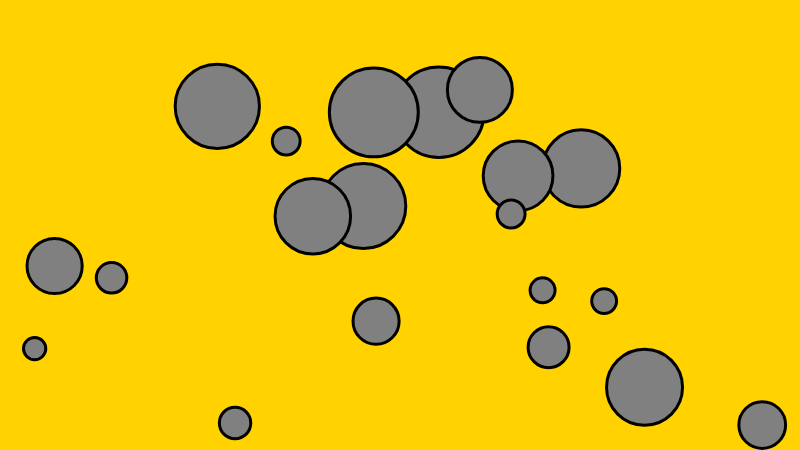
Frame 1 (no input)
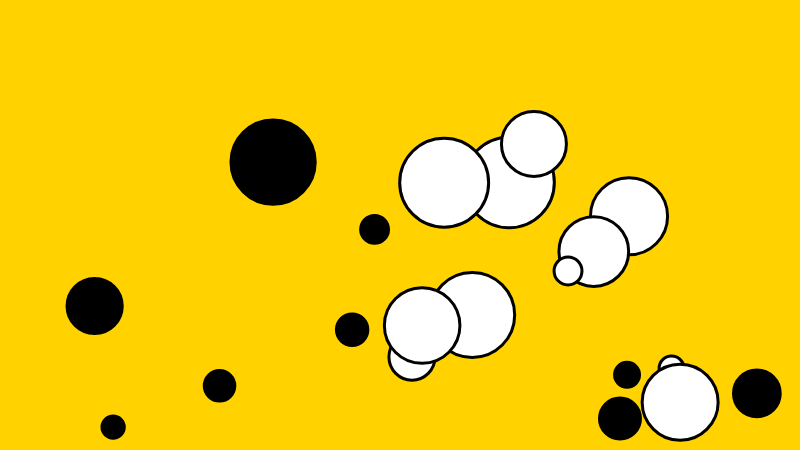
Frame 60 (no input)
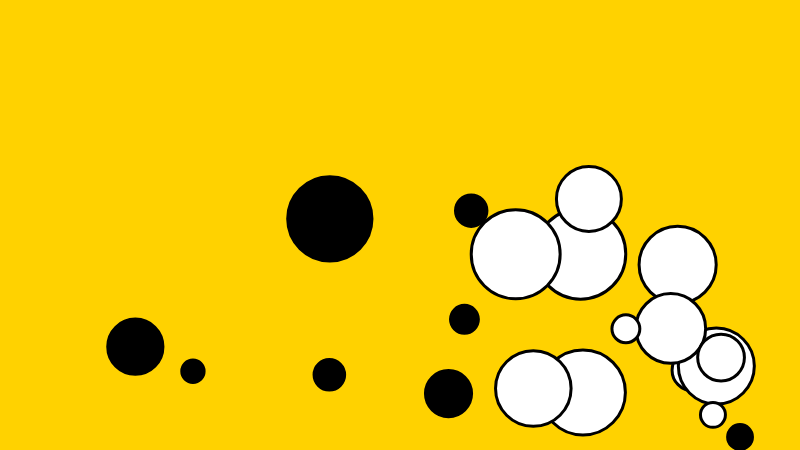
Frame 120 (the mouse pressed at the canvas centre since frame 60)

The p5.js sketch that drew these frames (run headless with seeded random() and noise() and a simulated clock; from frame 60 on, the mouse is pressed at the canvas centre):

// p5.js sketch
// ── sketch.js
// Flock Of Pixels model v1
//https://editor.p5js.org/novo/sketches/UgDMz9aMr
// february 9, 2023
 
// A HEAVILY COMMENTED sketch :-) 
// that could serve as a very primitive model for moving pixels around and having them interact as a "flock"
// with verbose variable names to identify 
// pixelArray and arrayElement
// PixelClass and pixelInstance 

// This p5js sketch is composed of 4 sections:

// 1. pixelArray global variable which is used in setup and draw functions

// 2. setup function 
// with a loop that populates the pixelArray 
// by creating 5 different instances of PixelClass -- with 5 randomly different starting positions, sizes and speeds -- which are then added as elements to the pixelArray
// the elements could be pixels from a video instead of circles

// 3. draw function 
// a loop that continuously tests for overlaps of each element of pixelArray and changes their color when that happens
// the tests could be for original position, proximity, speed, crowding or ... 
//and the changes could be to speed, size, color or ...

// 4. PixelClass 
// with constructor variables that define the 6 attributes of a pixelInstance : x and y location, radius, x and y speed, and color
// with internal functions for: setting size, changing color, testing for overlap, moving and bouncing each pixelInstance
// other versions could have different moving, testing and transforming functions...


let pixelArray = [];

/*** SETUP FUNCTION ********************/

function setup() { 
  createCanvas(800, 450);

  // fill array with new pixelInstances of PixelClass

  for (let indy = 0; indy < 20; indy++) {
    
    let bradius = random(10, 50);
    let bspeed = random(0.5, 2);
    let xstart = random(bradius, width - bradius);
    let ystart = random(bradius, height - bradius);
    
    pixelInstance = new PixelClass(xstart, ystart, bradius, bspeed);
    
    // pixelInstance 
    // is a new instance of PixelClass
    // created with 4 constructors: 
    // x and y start points, radius and speed
    
    pixelArray.push(pixelInstance);
    
    //each pixelInstance is added to beginning of pixelArray
  }
}

/*** end SETUP FUNCTION ********************/


/*** DRAW FUNCTION ********************/

function draw() {
  background(255,210,0);

  for (arrayElement of pixelArray) {
    arrayElement.bounceRandom();
    let overlap = false;
    for (let other of pixelArray) {
      if (arrayElement !== other && arrayElement.intersectsBool(other)) {
 //       console.log("intersection");
        overlap = true;
      }
    }  
    // why at end of outer loop
    // not inner loop
if (overlap) {
      arrayElement.changeColor(255);
    } else {
      arrayElement.changeColor(0);
    }
  }
}

/*** end DRAW FUNCTION ********************/


/*** CLASS ********************/

class PixelClass {

  //*** class constructor ***//
  
  constructor(x, y, r, bsp) {
    this.x = x;
    this.y = y;
    this.r = r;
    this.xsp = bsp; // xspeed
    this.ysp = bsp; // yspeed
    this.brightness = 128;
  }

  //*** class functions ***//

  intersectsBool(other) {
    let d = dist(this.x, this.y, other.x, other.y);
    // return true;
    return (this.r + other.r > d);
  }

  //-----------------
  
  changeColor(c) {
    this.brightness = c;
  }

  //-----------------
  
  // meta function inside class
  bounceRandom() {
    this.move();
    this.show();
  }

  //-----------------
  
  show() {
   // stroke(random(200, 250), 100, 100);
    strokeWeight(3);
    // noFill();
    fill(this.brightness);
    ellipse(this.x, this.y, this.r * 2);
  }

  //-----------------
  
  move() {
    // move pixel
    this.x = this.x + this.xsp;
    this.y = this.y + this.ysp;
    //// bounce x
    if (this.x >= width - this.r || this.x <= 0 + this.r) {
      this.xsp = -this.xsp;
    }
    ////// bounce y
    if (this.y >= height - this.r || this.y <= 0 + this.r) {
      this.ysp = -this.ysp;
    }
  }
}

/*** end CLASS ********************/
